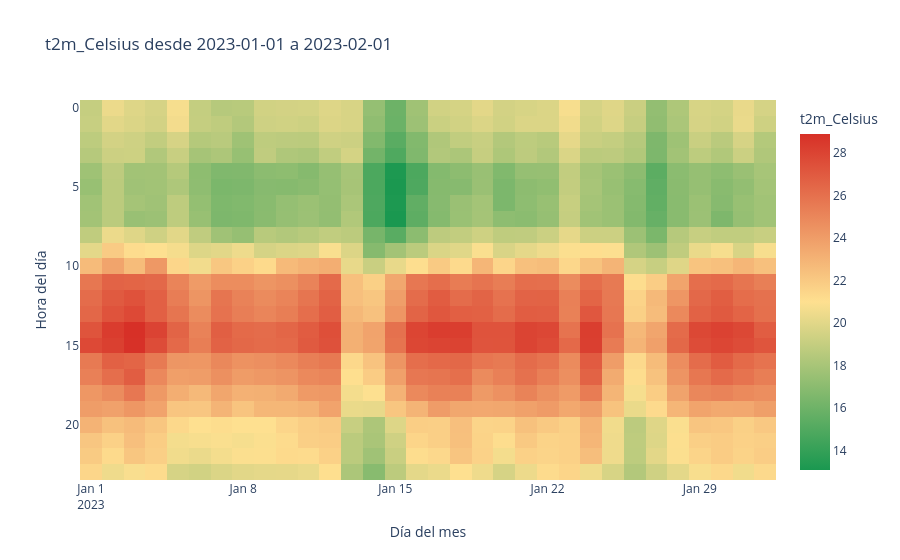

Notebook code for this chart:
### Code cell
heatmap_personalizado(oaxaca, f1="2023-01-01", f2="2023-02-01", variable="t2m_Celsius", unidad="°C")

### Figure 1 — Plotly figure (JSON) as saved in the notebook; plotly's stock layout.template omitted (floating-point values rounded to 4 significant figures; data arrays with more than 128 entries replaced by an {"elided": "..."} marker saying what was removed)
{"data": [{"colorbar": {"title": {"text": "t2m_Celsius"}}, "colorscale": [[0, "rgb(26,152,80)"], [0.5, "rgb(254,224,144)"], [1, "rgb(215,48,39)"]], "hovertemplate": "Día %{x}<br>Hora %{y}:00<br>Valor %{z:.2f} °C<extra></extra>", "type": "heatmap", "x": ["2023-01-01", "2023-01-02", "2023-01-03", "2023-01-04", "2023-01-05", "2023-01-06", "2023-01-07", "2023-01-08", "2023-01-09", "2023-01-10", "2023-01-11", "2023-01-12", "2023-01-13", "2023-01-14", "2023-01-15", "2023-01-16", "2023-01-17", "2023-01-18", "2023-01-19", "2023-01-20", "2023-01-21", "2023-01-22", "2023-01-23", "2023-01-24", "2023-01-25", "2023-01-26", "2023-01-27", "2023-01-28", "2023-01-29", "2023-01-30", "2023-01-31", "2023-02-01"], "y": [0, 1, 2, 3, 4, 5, 6, 7, 8, 9, 10, 11, 12, 13, 14, 15, 16, 17, 18, 19, 20, 21, 22, 23], "z": {"elided": "24x32 float values"}}], "layout": {"title": {"text": "t2m_Celsius desde 2023-01-01 a 2023-02-01"}, "xaxis": {"title": {"text": "Día del mes"}}, "yaxis": {"autorange": "reversed", "title": {"text": "Hora del día"}}}}
